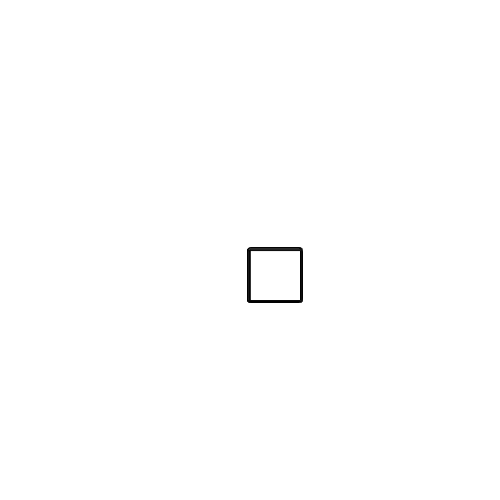
Frame 1 (no input)
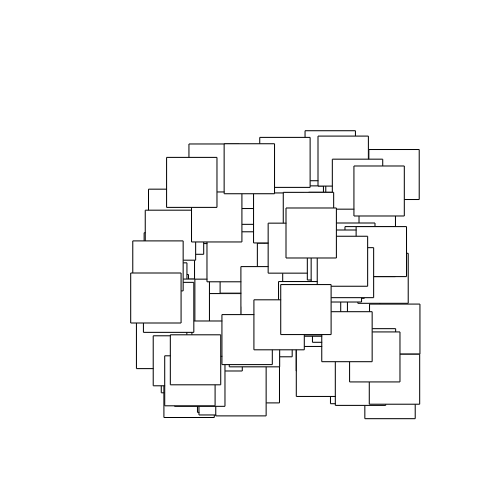
Frame 60 (no input)
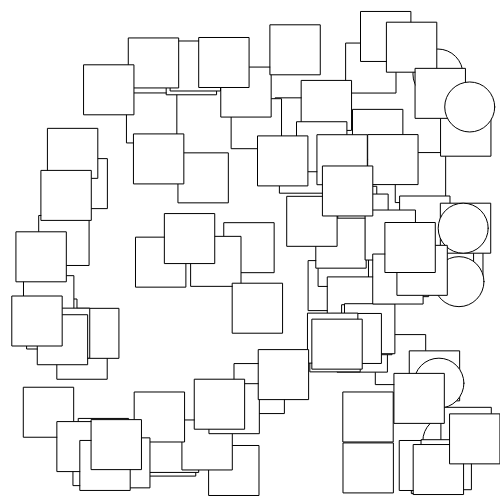
Frame 120 (the mouse pressed at the canvas centre since frame 60)

The p5.js sketch that drew these frames (run headless with seeded random() and noise() and a simulated clock; from frame 60 on, the mouse is pressed at the canvas centre):

// p5.js sketch
// ── sketch.js
class bouncy {
  
  constructor(size, posX, posY, vitX, vitY) {
    this.size = size;
    this.posX = posX;
    this.posY = posY;
    this.vitX = vitX;
    this.vitY = vitY;
    this.isCircle = false;
  } 
  
  bouger() {
    this.posX += this.vitX;
    this.posY += this.vitY;
  }
  
  rebondir() {
    if (this.posX + this.size > width || this.posX < 0) {
      this.vitX *= -1;
      this.isCircle = true;
    }
    
    //if (this.posX + this.size < width || this.posX < 0){}
    
    
    if (this.posY + this.size > height || this.posY < 0) {
      this.vitY *= -1;
      this.isCircle = false;
    }
  }
  
  afficher() {
    stroke(0);
    if (this.isCircle) {
      
      circle(this.posX + this.size / 2, this.posY + this.size / 2, this.size);
    } else {
      square(this.posX, this.posY, this.size);
    }
    // else = soit l'un soit l'autre
    
    noStroke();
  }
  
  update() {
    this.bouger();
    this.rebondir();
    this.afficher();
  }
  
} 

let mesBouncies = [];

function setup() {
  createCanvas(500, 500);
  frameRate(120);
  
  for (let i = 0; i < 100; i++) {
    mesBouncies[i] = new bouncy(50, 250, 250, random(-2, 2), random(-2, 2));
  }
}

function draw() {
  background(255);

  
  for (let i = 0; i < mesBouncies.length; i++) {
    mesBouncies[i].update();
  }
}

// ── style.css
html, body {
  margin: 0;
  padding: 0;
}
canvas {
  display: block;
}

body {
  font-family: system-ui, -apple-system, BlinkMacSystemFont, 'Segoe UI', Roboto, Oxygen, Ubuntu, Cantarell, 'Open Sans', 'Helvetica Neue', sans-serif;
  display: flex;
  flex-direction: column;
  justify-content: center;
  align-items: center;
  background: #272424;
  color: #FFF;
}
